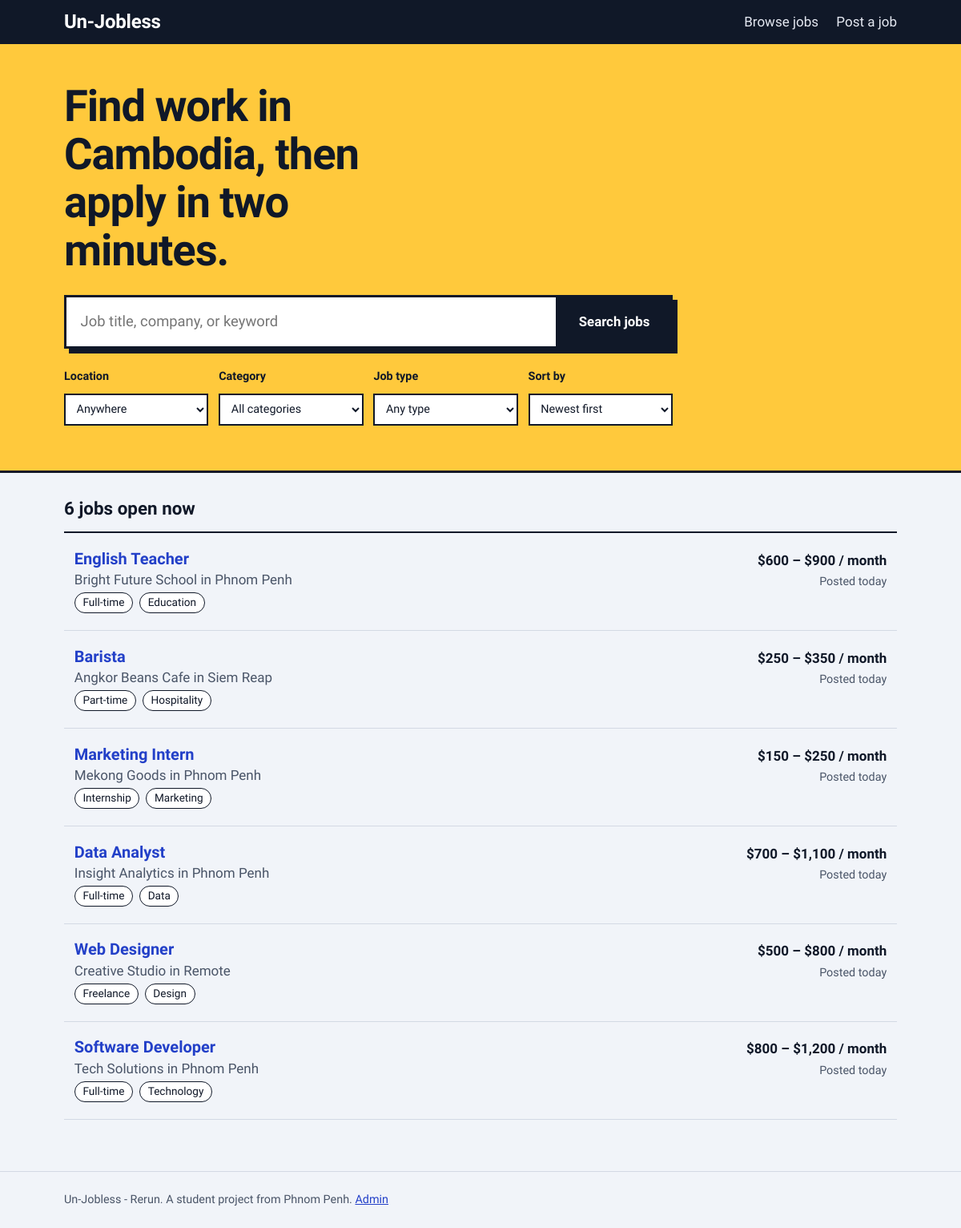
The page / on the database its author committed.
### tables this page shows
CREATE TABLE jobs (
    id          INTEGER PRIMARY KEY AUTOINCREMENT,
    title       TEXT NOT NULL,
    company     TEXT NOT NULL,
    location    TEXT NOT NULL,
    category    TEXT NOT NULL DEFAULT 'Other',
    job_type    TEXT NOT NULL DEFAULT 'Full-time',
    salary_min  INTEGER NOT NULL DEFAULT 0,
    salary_max  INTEGER NOT NULL DEFAULT 0,
    address     TEXT NOT NULL DEFAULT '',
    phone       TEXT NOT NULL DEFAULT '',
    experience  TEXT NOT NULL DEFAULT '',
    description TEXT NOT NULL,
    active      INTEGER NOT NULL DEFAULT 1,
    created_at  TEXT NOT NULL
);

### app.py (the view)
@app.route("/")
def home():
    q = request.args.get("q", "").strip()
    location = request.args.get("location", "").strip()
    category = request.args.get("category", "").strip()
    job_type = request.args.get("job_type", "").strip()
    sort = request.args.get("sort", "newest")
    sql = "SELECT * FROM jobs WHERE active = 1"
    params = []
    if q:
        like = f"%{q}%"
        sql += " AND (title LIKE ? OR company LIKE ? OR location LIKE ? OR description LIKE ?)"
        params += [like, like, like, like]
    if location:
        sql += " AND location = ?"
        params.append(location)
    if category:
        sql += " AND category = ?"
        params.append(category)
    if job_type:
        sql += " AND job_type = ?"
        params.append(job_type)
    sql += " ORDER BY salary_max DESC, id DESC" if sort == "salary" else " ORDER BY id DESC"
    db = get_db()
    jobs = db.execute(sql, params).fetchall()
    locations = [r["location"] for r in db.execute(
        "SELECT DISTINCT location FROM jobs WHERE active = 1 ORDER BY location")]
    filtered = any([q, location, category, job_type])
    return render_template("index.html", jobs=jobs, locations=locations, q=q,
                           location=location, category=category, job_type=job_type,
                           sort=sort, filtered=filtered)

### app.py (called while the page is built)
def get_db():
    if "db" not in g:
        g.db = sqlite3.connect(DB_PATH)
        g.db.row_factory = sqlite3.Row
        g.db.execute("PRAGMA foreign_keys = ON")
    return g.db

@app.before_request
def protect_posts():
    if request.method == "POST":
        sent = request.form.get("_csrf", "")
        token = session.get("_csrf", "")
        if not token or not secrets.compare_digest(token, sent):
            abort(400)

@app.template_filter("salary")
def salary_filter(job):
    lo, hi = job["salary_min"], job["salary_max"]
    if lo and hi:
        return f"${lo:,} – ${hi:,} / month"
    if lo or hi:
        return f"${(lo or hi):,} / month"
    return "Salary not listed"

@app.template_filter("ago")
def ago_filter(iso):
    try:
        days = (datetime.utcnow() - datetime.fromisoformat(iso)).days
    except ValueError:
        return ""
    if days <= 0:
        return "Posted today"
    if days == 1:
        return "Posted yesterday"
    return f"Posted {days} days ago"

### templates/index.html (shortened to what this page needs)
{% extends "base.html" %}
{% block content %}
<section class="hero">
    <div class="wrap">
        <h1>Find work in Cambodia, then apply in two minutes.</h1>
        <form class="finder" action="{{ url_for('home') }}" method="get" role="search">
            <div class="finder-main">
                <input id="q" type="search" name="q" value="{{ q }}" placeholder="Job title, company, or keyword">
                <button type="submit">Search jobs</button>
            </div>
            <div class="finder-filters">
                <label>Location
                    <select name="location">
                        <option value="">Anywhere</option>
                    </select>
                </label>
                <label>Category
                    <select name="category">
                        <option value="">All categories</option>
                    </select>
                </label>
                <label>Job type
                    <select name="job_type">
                        <option value="">Any type</option>
                    </select>
                </label>
                <label>Sort by
                    <select name="sort">
                        <option value="newest" {{ 'selected' if sort != 'salary' }}>Newest first</option>
                    </select>
                </label>
            </div>
        </form>
    </div>
</section>
<section class="wrap results">
    <div class="results-head">
        <h2>{{ jobs|length }} {{ 'job' if jobs|length == 1 else 'jobs' }}{{ ' match your search' if filtered else ' open now' }}</h2>
    </div>
    {% if jobs %}
    <ul class="joblist">
        {% for job in jobs %}
        <li>
            <a class="jobrow" href="{{ url_for('job_detail', job_id=job.id) }}">
                <div class="jobrow-main">
                    <h3>{{ job.title }}</h3>
                    <p>{{ job.company }} in {{ job.location }}</p>
                    <p class="tags"><span>{{ job.job_type }}</span><span>{{ job.category }}</span></p>
                </div>
                <div class="jobrow-side">
                    <strong>{{ job|salary }}</strong>
                    <span>{{ job.created_at|ago }}</span>
                </div>
            </a>
        </li>
        {% endfor %}
    </ul>
    {% else %}
    <div class="empty">
        <p>No jobs match that search. Try a shorter keyword or clear the filters.</p>
        <p><a class="btn" href="{{ url_for('home') }}">Show all jobs</a> <a class="btn ghost" href="{{ url_for('post_job') }}">Post a job</a></p>
    </div>
    {% endif %}
</section>
{% endblock %}

### templates/base.html (shortened to what this page needs)
<!DOCTYPE html>
<html lang="en">
<head>
    <link rel="stylesheet" href="{{ url_for('static', filename='style.css') }}">
</head>
<body>
    <header class="top">
        <div class="wrap top-row">
            <a class="logo" href="{{ url_for('home') }}">Un-Jobless</a>
            <nav aria-label="Main">
                <a href="{{ url_for('home') }}">Browse jobs</a>
                <a href="{{ url_for('post_job') }}">Post a job</a>
            </nav>
        </div>
    </header>
    <main id="main">
        {% block content %}{% endblock %}
    </main>
    <footer class="foot">
        <div class="wrap">
            <p>Un-Jobless - Rerun. A student project from Phnom Penh. <a href="{{ url_for('admin_login') }}">Admin</a></p>
        </div>
    </footer>
</body>
</html>

### static/style.css (style rules this page uses)
:root { --ink: #101828; --muted: #4a5568; --paper: #f1f4f9; --white: #ffffff; --line: #d3d9e4; --yellow: #ffc93c; --cobalt: #2340c8; --cobalt-dark: #1a2f99; --red: #b42e2e; --green: #17785a; --head: "Bricolage Grotesque", "Segoe UI", system-ui, sans-serif; --body: "Hanken Grotesk", "Segoe UI", system-ui, sans-serif; }
* { box-sizing: border-box; }
html { scroll-behavior: smooth; }
body { margin: 0; font-family: var(--body); font-size: 17px; line-height: 1.55; color: var(--ink); background: var(--paper); }
h1, h2, h3, .logo { font-family: var(--head); line-height: 1.1; margin: 0; }
h1 { font-weight: 800; font-size: clamp(2rem, 5vw, 3.4rem); letter-spacing: -0.02em; }
h2 { font-weight: 800; font-size: 1.4rem; }
h3 { font-weight: 600; font-size: 1.25rem; }
a { color: var(--cobalt); }
.wrap { width: min(1040px, 100% - 2.5rem); margin-inline: auto; }
.top { background: var(--ink); color: #fff; }
.top-row { display: flex; align-items: center; justify-content: space-between; gap: 1rem; padding-block: 0.9rem; flex-wrap: wrap; }
.logo { font-size: 1.5rem; font-weight: 800; color: #fff; text-decoration: none; letter-spacing: -0.01em; }
.top nav { display: flex; gap: 1.4rem; }
.top nav a { color: #e5e9f2; text-decoration: none; font-weight: 500; }
.hero { background: var(--yellow); padding-block: 3rem 2.5rem; border-bottom: 3px solid var(--ink); }
.hero h1 { max-width: 15ch; margin-bottom: 1.6rem; }
.finder-main { display: flex; gap: 0; max-width: 760px; box-shadow: 6px 6px 0 var(--ink); }
.finder-main input { flex: 1; min-width: 0; font: inherit; font-size: 1.15rem; padding: 1rem 1.1rem; border: 3px solid var(--ink); border-right: 0; background: #fff; color: var(--ink); border-radius: 0; }
.finder-main button { font: inherit; font-weight: 700; font-size: 1.05rem; padding: 0 1.6rem; background: var(--ink); color: #fff; border: 3px solid var(--ink); cursor: pointer; border-radius: 0; }
.finder-filters { display: grid; grid-template-columns: repeat(auto-fit, minmax(170px, 1fr)); gap: 0.8rem; margin-top: 1.5rem; max-width: 760px; }
.finder-filters label { display: flex; flex-direction: column; gap: 0.3rem; font-size: 0.9rem; font-weight: 700; }
.finder-filters select { font: inherit; font-weight: 400; padding: 0.55rem 0.6rem; border: 2px solid var(--ink); background: #fff; color: var(--ink); border-radius: 0; }
.results { padding-block: 2rem 4rem; }
.results-head { display: flex; justify-content: space-between; align-items: baseline; gap: 1rem; margin-bottom: 1rem; flex-wrap: wrap; }
.joblist { list-style: none; margin: 0; padding: 0; border-top: 2px solid var(--ink); }
.joblist li { border-bottom: 1px solid var(--line); }
.jobrow { display: flex; justify-content: space-between; gap: 1.5rem; padding: 1.3rem 0.8rem; text-decoration: none; color: inherit; }
.jobrow-main p { margin: 0.15rem 0 0; color: var(--muted); }
.jobrow-main h3 { color: var(--cobalt); }
.jobrow-side { text-align: right; display: flex; flex-direction: column; gap: 0.2rem; white-space: nowrap; }
.jobrow-side span { color: var(--muted); font-size: 0.9rem; }
.tags { display: flex; gap: 0.5rem; flex-wrap: wrap; margin: 0.6rem 0 0; }
.tags span { font-size: 0.85rem; font-weight: 500; padding: 0.1rem 0.6rem; border: 1.5px solid var(--ink); border-radius: 99px; background: #fff; color: var(--ink); }
.btn, button { font: inherit; }
form label { display: block; font-weight: 700; font-size: 0.95rem; margin-bottom: 1rem; }
form input[type=text], form input[type=email], form input[type=tel], form input[type=password], form textarea, form select { display: block; width: 100%; margin-top: 0.3rem; font: inherit; font-weight: 400; padding: 0.65rem 0.75rem; border: 2px solid var(--ink); background: #fff; color: var(--ink); border-radius: 0; }
.foot { border-top: 1px solid var(--line); padding-block: 1.5rem; color: var(--muted); font-size: 0.9rem; }
.foot p { margin: 0; }

### rows shown on the page
jobs: title "English Teacher", company "Bright Future School", location "Phnom Penh", job_type "Full-time", category "Education", job "$600 – $900 / month", created_at|ago "Posted today"
jobs: title "Barista", company "Angkor Beans Cafe", location "Siem Reap", job_type "Part-time", category "Hospitality", job "$250 – $350 / month", created_at|ago "Posted today"
jobs: title "Marketing Intern", company "Mekong Goods", location "Phnom Penh", job_type "Internship", category "Marketing", job "$150 – $250 / month", created_at|ago "Posted today"
jobs: title "Data Analyst", company "Insight Analytics", location "Phnom Penh", job_type "Full-time", category "Data", job "$700 – $1,100 / month", created_at|ago "Posted today"
jobs: title "Web Designer", company "Creative Studio", location "Remote", job_type "Freelance", category "Design", job "$500 – $800 / month", created_at|ago "Posted today"
jobs: title "Software Developer", company "Tech Solutions", location "Phnom Penh", job_type "Full-time", category "Technology", job "$800 – $1,200 / month", created_at|ago "Posted today"

### other values the page prints
{{ jobs|length }} "6"
{{ 'job' if jobs|length == 1 else 'jobs' }} "jobs"
{{ ' match your search' if filtered else ' open now' }} "open now"
